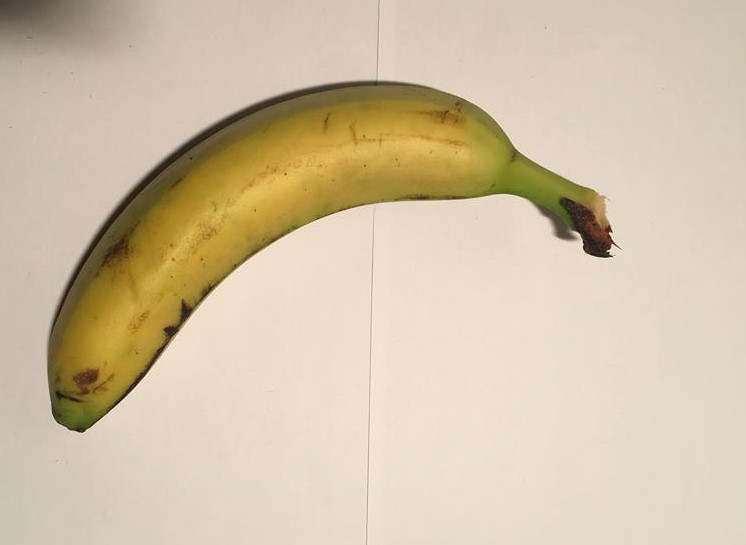
#> input picture photos_images/banana1.jpg, 746 x 545 px, found by its file name
$ jupyter execute size2.ipynb   (older library calls are emulated)
#> lines starting #> are read from the running program, lines starting #| are printed output that depends on the picture; after the words box and inside, x2 and y2 are one past the last pixel; in counts of white or black regions, pixels touching at a corner belong together
[cell 1]
import cv2
import numpy as np
from matplotlib import pyplot as plt

#from IPython.core.interactiveshell import InteractiveShell
#InteractiveShell.ast_node_interactivity = "all"

[cell 2]
# read image
img = cv2.imread('./images/banana1.jpg')
#> img is the input picture: shape (545, 746, 3); mean B, G, R 168.2, 194.1, 210.3
plt.imshow(img)

[cell 3]
# threshold image
ret, threshed_img = cv2.threshold(cv2.cvtColor(img, cv2.COLOR_BGR2GRAY), 127, 255, cv2.THRESH_BINARY)
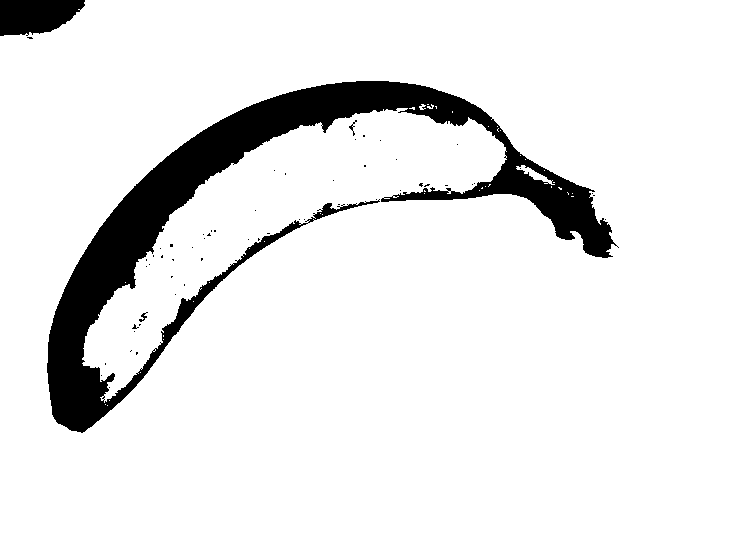
#> threshed_img: shape (545, 746); 91% white; 58 black regions (54 under 20 px)
# find contours
image, contours, hier = cv2.findContours(threshed_img, cv2.RETR_TREE, cv2.CHAIN_APPROX_SIMPLE)
#> contours = 130 contours, 123 with area under 20; largest, box (x1, y1, x2, y2) and area: (0, 0, 746, 545) 402876, (46, 80, 618, 434) 35353, (306, 199, 381, 224) 418, (516, 165, 555, 185) 163, (138, 312, 148, 323) 47, (348, 123, 354, 132) 24, (131, 323, 138, 330) 20

[cell 4]
# with each contour, draw boundingRect in green
# a minAreaRect in blue
minAreaRect = []
boxes = []

for i,c in enumerate(contours):
    # get the bounding rect
    x, y, w, h = cv2.boundingRect(c)
    # draw a green rectangle to visualize the bounding rect
    cv2.rectangle(img, (x, y), (x+w, y+h), (0, 255, 0), 2)

    # get the min area rect
    rect = cv2.minAreaRect(c);
    box = cv2.boxPoints(rect);
    # convert all coordinates floating point values to int
    box = np.int0(box)
    minAreaRect = box
    boxes.append((i,box,w,h))
    # draw a blue 'nghien' rectangle
    cv2.drawContours(img, [box], 0, (0, 0, 255), 3)
#> this loop made 130 passes
#> (x, y, w, h, rect, minAreaRect) on passes 1 to 6: (0, 0, 746, 545, ((372.5, 272), (544, 745), -90), [[745, 544], [0, 544], [0, 0], [745, 0]]), (103, 398, 3, 3, ((104, 399), (1.41, 1.41), -45), [[104, 400], [103, 399], [104, 398], [105, 399]]), (101, 395, 5, 5, ((103.2, 397.3), (4.24, 2.12), -45), [[102, 399], [100, 398], [103, 395], [105, 396]]), (108, 386, 3, 3, ((109, 387), (1.41, 1.41), -45), [[109, 388], [108, 387], [109, 386], [110, 387]]), (100, 374, 3, 3, ((101, 375), (1.41, 1.41), -45), [[101, 376], [100, 375], [101, 374], [102, 375]]), (140, 367, 3, 3, ((141, 368), (1.41, 1.41), -45), [[141, 369], [140, 368], [141, 367], [142, 368]])
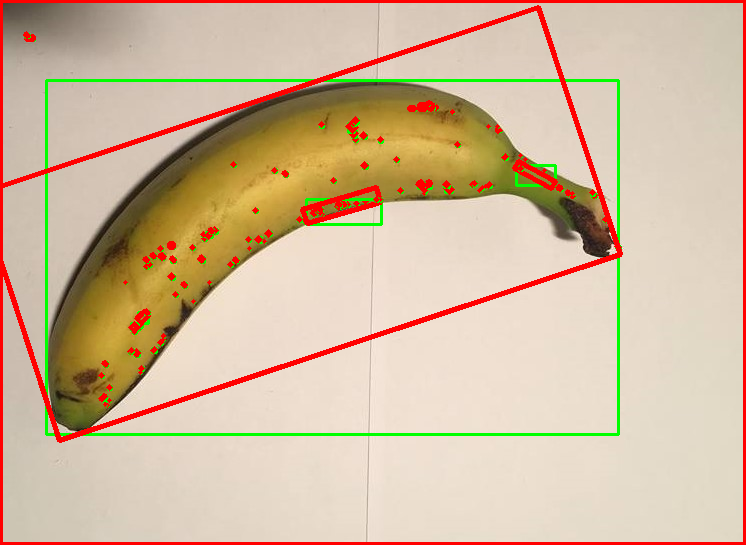
#> img: shape (545, 746, 3); 6.72% of pixels changed, all inside (x1, y1, x2, y2) = (0, 0, 746, 545)
#> after the loop, boxes = 130 items

[cell 5]
#show image with all the contours detected
plt.imshow(img)

[cell 6]
#order all the contours by area from biggest to smallest
boxes.sort(key=lambda x: x[2]*x[3], reverse=True)

#now we want to select the second biggest box (since the biggest one is the contour of the whole image)
minAreaRectangle = boxes[1][1]
#> minAreaRectangle = [[59, 440], [-22, 193], [538, 7], [620, 254]]
minAreaRectangleIndex = boxes[1][0]
#> minAreaRectangleIndex = 89

#show that this is the contour we want
imgWithBox = cv2.imread('./images/banana1.jpg')
cv2.drawContours(imgWithBox, [minAreaRectangle], 0, (0, 0, 255), 3)
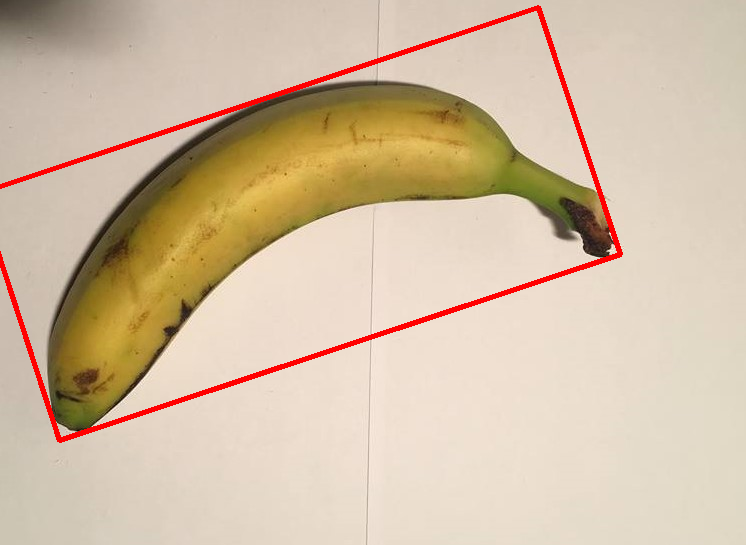
#> imgWithBox: shape (545, 746, 3); 2.02% of pixels changed, all inside (x1, y1, x2, y2) = (0, 5, 623, 443)
plt.imshow(imgWithBox)

[cell 7]
#get x and y points and width/height of the countour we selected
x,y,w,h = cv2.boundingRect(contours[minAreaRectangleIndex])
#> x = 46; y = 80; w = 572; h = 354
w,h
#> Out = (572, 354)

$ run again, with photos_images/banana10.jpg copied over photos_images/banana1.jpg
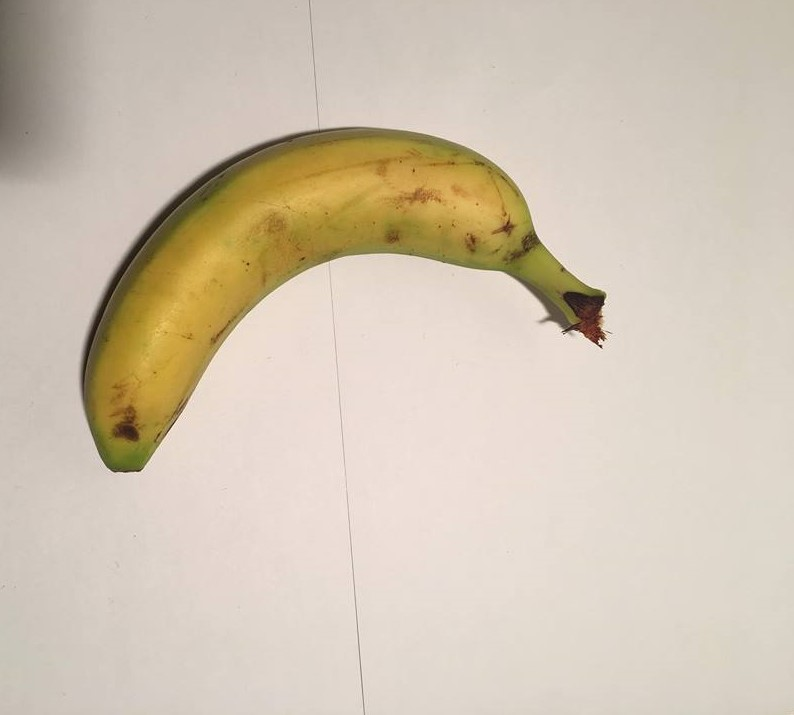
#> input picture photos_images/banana10.jpg, 794 x 715 px, found by its file name
#> img is the input picture: shape (715, 794, 3); mean B, G, R 179.1, 196.9, 209.6
#> `ret, threshed_img = cv2.threshold(cv2.cvtColor(img, cv2.COLOR_BGR2GRAY..`:
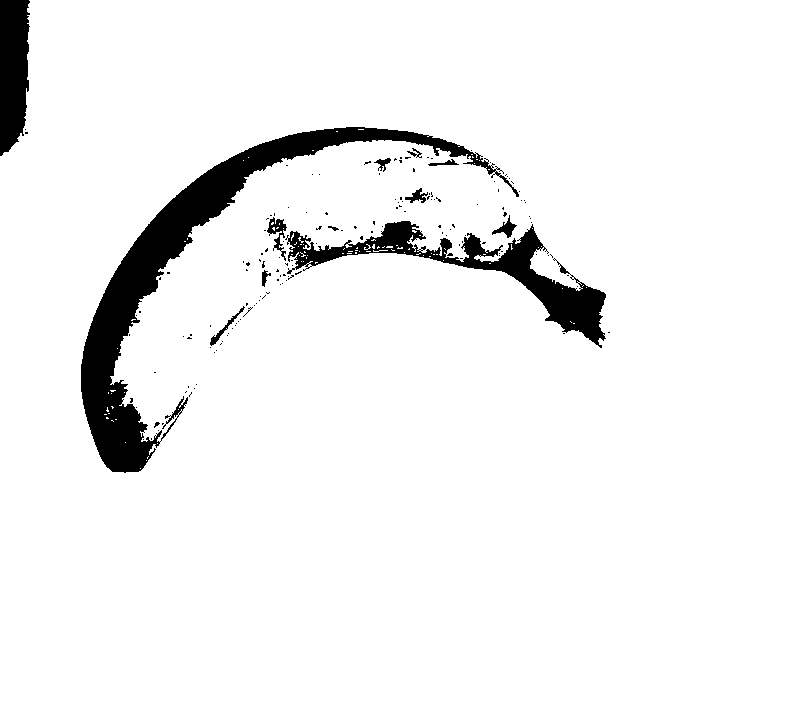
#> threshed_img: shape (715, 794); 94.3% white; 157 black regions (145 under 20 px)
#> contours = 369 contours, 344 with area under 20; largest, box (x1, y1, x2, y2) and area: (0, 0, 794, 715) 562258, (80, 126, 497, 474) 19280, (287, 220, 607, 349) 8796, (266, 216, 288, 252) 367, (491, 214, 518, 239) 232
#> the loop `for i,c in enumerate(contours):` made 369 passes
#> (x, y, w, h, rect, minAreaRect) on passes 1 to 3: (0, 0, 794, 715, ((396.5, 357), (714, 793), -90), [[793, 714], [0, 714], [0, 0], [793, 0]]), (159, 440, 3, 3, ((160, 441), (1.41, 1.41), -45), [[160, 442], [159, 441], [160, 440], [161, 441]]), (142, 438, 3, 3, ((143, 439), (1.41, 1.41), -45), [[143, 440], [142, 439], [143, 438], [144, 439]])
#> after the loop `for i,c in enumerate(contours):`: boxes = 369 items
#> minAreaRectangle = [[122, 486], [0, 342], [375, 25], [496, 169]]
#> minAreaRectangleIndex = 337
#> `cv2.drawContours(imgWithBox, [minAreaRectangle], 0, (0, 0, 255), 3)`:
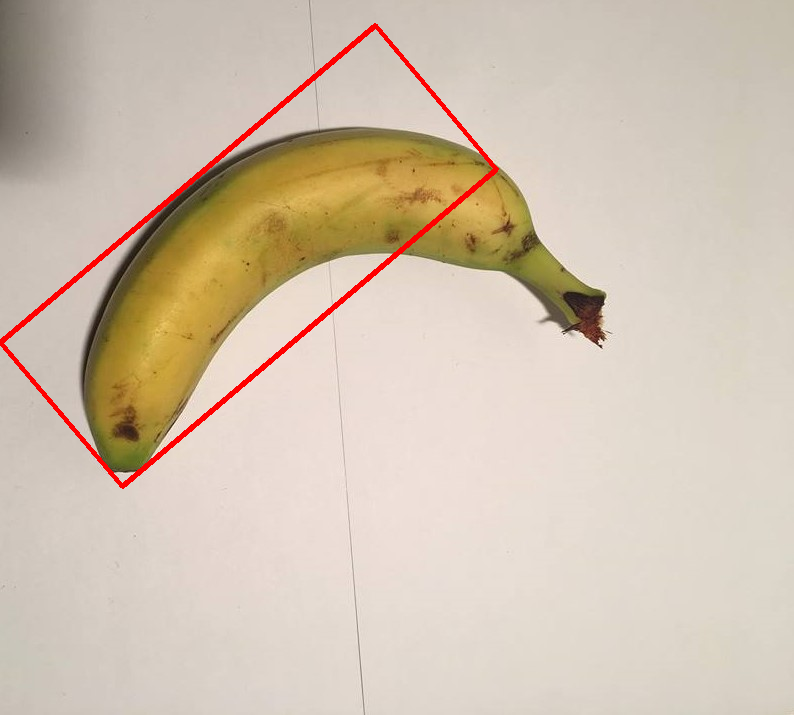
#> imgWithBox: shape (715, 794, 3); 1.22% of pixels changed, all inside (x1, y1, x2, y2) = (0, 23, 499, 489)
#> `x,y,w,h = cv2.boundingRect(contours[minAreaRectangleIndex])`: x = 80; y = 126; w = 417; h = 348
#> Out = (417, 348)
